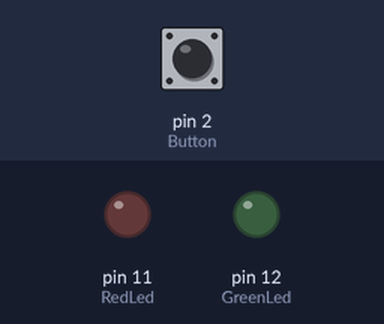
Bench run of a sketch on a simulated Arduino Uno, built with avr-gcc and run on an emulated ATmega328P. Shown: output pins drawn as LEDs (lit = HIGH). Inputs (shaded band) come from the test bench; at power-on: pin 2 (Button) LOW.

Above: at 1.2 s.
1.3 s: pin 2 (Button) pulled HIGH for 0.15 s
At 2.1 s:
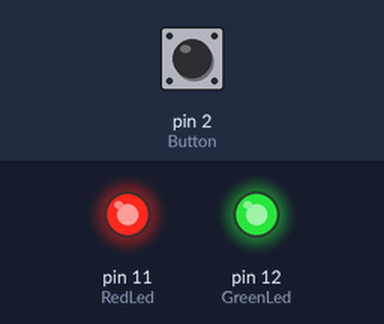
Timing chart, 0 to 4.3 s (numbered marks = the images above; inputs shaded):
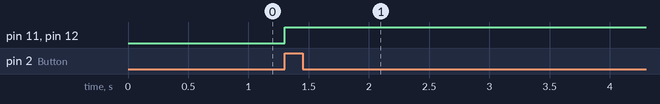

The sketch:

Switch_LedTest.ino
```cpp
int Button = 2;         // the number of the input pin
int RedLed = 11;
int GreenLed=12;
int state = HIGH;

void setup()
{
  pinMode(Button, INPUT);
  pinMode(RedLed, OUTPUT);
  pinMode(GreenLed,OUTPUT);
}

void loop()
{
  if(digitalRead(Button)){              // toggle LED each time botton get pressed
        state = ~state;
        digitalWrite(RedLed, state);
        digitalWrite(GreenLed, state);
  }

}
```

Measured:
- after the input at 1.3 s, pin 11 (RedLed), pin 12 (GreenLed): LOW → HIGH at once
